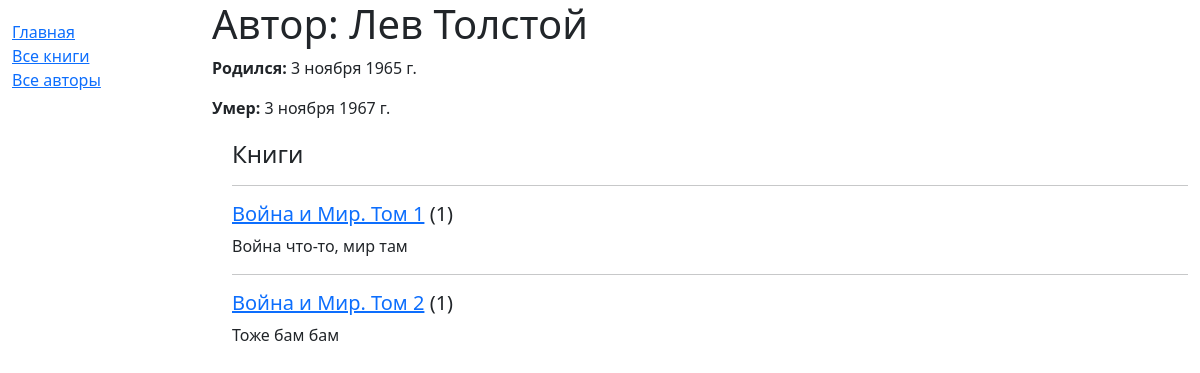
Before: /catalog/author/2/ with the older database file.
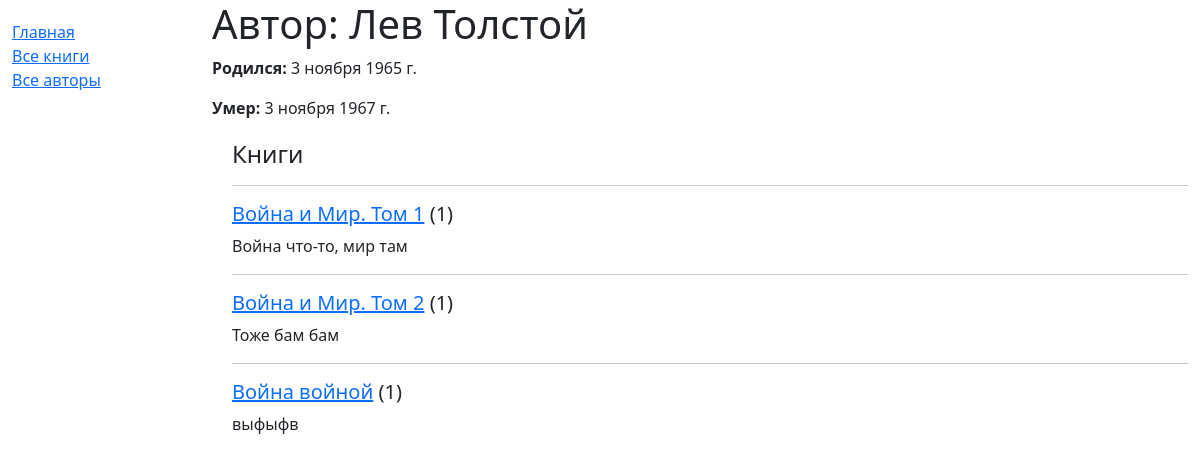
After: the same page with the newer database file.
### catalog/models.py (models this page shows, shortened)
class Book(models.Model):
    title = models.CharField(max_length=200)
    author = models.ForeignKey("Author", on_delete=models.RESTRICT, null=True)
    summary = models.TextField(
        max_length=1000,
        help_text="Введите описание книги"
    )
    isbn = models.CharField(
        'ISBN',
        max_length=13,
        help_text="13 символьный номер <a href='https://www.isbn-international.org/content/what-isbn'>ISBN</a>"
    )
    genre = models.ManyToManyField(Genre, help_text="Выберите жанр книги")
    language = models.ForeignKey(Language, help_text="Выберите язык книги", on_delete=models.SET_NULL, null=True)
    def get_absolute_url(self):
        return reverse("book-detail", args=[str(self.id)])
    def display_genre(self):
        return ', '.join(genre.name for genre in self.genre.all()[:3])
    display_genre.short_description = 'Genre'

### catalog/views.py (the view)
# urls.py: path('author/<int:pk>/', views.AuthorDetailView.as_view(), name='author-detail'),
class AuthorDetailView(generic.DetailView):
    model = Author

### catalog/templates/catalog/author_detail.html (shortened to what this page needs)
{% extends "./base/base_generic.html" %}
{% block content %}
  <h1>Автор: {{ author.first_name }} {{ author.last_name }}</h1>
  <p><strong>Родился:</strong> {{author.date_of_birth}}</p>
  <p><strong>Умер:</strong> {{author.date_of_death}}</p>
  <div style="margin-left:20px;margin-top:20px">
    <h4>Книги</h4>
    {% for book in author.book_set.all %}
      <hr />
        <h5><a href="{{ book.get_absolute_url }}">{{ book.title }}</a> ({{ book.bookinstance_set.count }})</h5>
        <p>{{ book.summary }}</p>
    {% endfor %}
  </div>
{% endblock %}

Changed rows visible on the page:
added Book: title "Война войной", bookinstance_set.count "1", summary "выфыфв"
